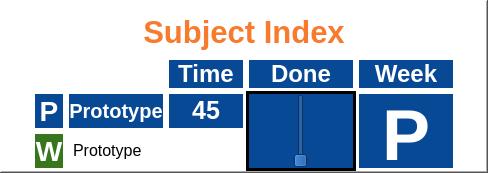
    <widget class="QFrame" name="Index">
     <property name="styleSheet">
      <string notr="true">
				background-color:  #FFFFFF


</string>
     </property>
     <property name="frameShape">
      <enum>QFrame::Shape::WinPanel</enum>
     </property>
     <property name="frameShadow">
      <enum>QFrame::Shadow::Raised</enum>
     </property>
     <layout class="QVBoxLayout" name="verticalLayout_4">
      <property name="spacing">
       <number>0</number>
      </property>
      <property name="leftMargin">
       <number>30</number>
      </property>
      <property name="topMargin">
       <number>5</number>
      </property>
      <property name="rightMargin">
       <number>30</number>
      </property>
      <property name="bottomMargin">
       <number>0</number>
      </property>
      <item>
       <widget class="QLabel" name="subjectLabel">
        <property name="sizePolicy">
         <sizepolicy hsizetype="Preferred" vsizetype="Fixed">
          <horstretch>0</horstretch>
          <verstretch>0</verstretch>
         </sizepolicy>
        </property>
        <property name="minimumSize">
         <size>
          <width>0</width>
          <height>50</height>
         </size>
        </property>
        <property name="maximumSize">
         <size>
          <width>16777215</width>
          <height>50</height>
         </size>
        </property>
        <property name="font">
         <font>
          <pointsize>23</pointsize>
          <bold>true</bold>
         </font>
        </property>
        <property name="styleSheet">
         <string notr="true">color:rgb(248, 122, 44)</string>
        </property>
        <property name="text">
         <string>Subject Index</string>
        </property>
        <property name="alignment">
         <set>Qt::AlignmentFlag::AlignCenter</set>
        </property>
        <property name="wordWrap">
         <bool>false</bool>
        </property>
        <property name="textInteractionFlags">
         <set>Qt::TextInteractionFlag::LinksAccessibleByMouse|Qt::TextInteractionFlag::TextSelectableByMouse</set>
        </property>
       </widget>
      </item>
      <item>
       <widget class="QWidget" name="typeLabels" native="true">
        <layout class="QHBoxLayout" name="horizontalLayout_8">
         <property name="spacing">
          <number>0</number>
         </property>
         <property name="leftMargin">
          <number>0</number>
         </property>
         <property name="topMargin">
          <number>0</number>
         </property>
         <property name="rightMargin">
          <number>0</number>
         </property>
         <property name="bottomMargin">
          <number>0</number>
         </property>
         <item>
          <spacer name="horizontalSpacer">
           <property name="orientation">
            <enum>Qt::Orientation::Horizontal</enum>
           </property>
           <property name="sizeHint" stdset="0">
            <size>
             <width>40</width>
             <height>20</height>
            </size>
           </property>
          </spacer>
         </item>
         <item>
          <widget class="QLabel" name="time">
           <property name="minimumSize">
            <size>
             <width>80</width>
             <height>0</height>
            </size>
           </property>
           <property name="maximumSize">
            <size>
             <width>80</width>
             <height>40</height>
            </size>
           </property>
           <property name="font">
            <font>
             <pointsize>18</pointsize>
             <bold>true</bold>
            </font>
           </property>
           <property name="styleSheet">
            <string notr="true">background-color: rgb(8, 73, 149);
                        color : white;
                        border-color : white;
                    </string>
           </property>
           <property name="frameShape">
            <enum>QFrame::Shape::Box</enum>
           </property>
           <property name="lineWidth">
            <number>3</number>
           </property>
           <property name="text">
            <string>Time</string>
           </property>
           <property name="alignment">
            <set>Qt::AlignmentFlag::AlignCenter</set>
           </property>
           <property name="textInteractionFlags">
            <set>Qt::TextInteractionFlag::LinksAccessibleByMouse|Qt::TextInteractionFlag::TextSelectableByMouse</set>
           </property>
          </widget>
         </item>
         <item>
          <widget class="QLabel" name="done">
           <property name="sizePolicy">
            <sizepolicy hsizetype="Fixed" vsizetype="Fixed">
             <horstretch>0</horstretch>
             <verstretch>0</verstretch>
            </sizepolicy>
           </property>
           <property name="minimumSize">
            <size>
             <width>110</width>
             <height>0</height>
            </size>
           </property>
           <property name="maximumSize">
            <size>
             <width>110</width>
             <height>40</height>
            </size>
           </property>
           <property name="font">
            <font>
             <pointsize>18</pointsize>
             <bold>true</bold>
            </font>
           </property>
           <property name="styleSheet">
            <string notr="true">background-color: rgb(8, 73, 149);
                        color : white;
                        border-color : white;
                    </string>
           </property>
           <property name="frameShape">
            <enum>QFrame::Shape::Box</enum>
           </property>
           <property name="lineWidth">
            <number>3</number>
           </property>
           <property name="text">
            <string>Done</string>
           </property>
           <property name="alignment">
            <set>Qt::AlignmentFlag::AlignCenter</set>
           </property>
           <property name="textInteractionFlags">
            <set>Qt::TextInteractionFlag::LinksAccessibleByMouse|Qt::TextInteractionFlag::TextSelectableByMouse</set>
           </property>
          </widget>
         </item>
         <item>
          <widget class="QLabel" name="week">
           <property name="minimumSize">
            <size>
             <width>100</width>
             <height>0</height>
            </size>
           </property>
           <property name="maximumSize">
            <size>
             <width>100</width>
             <height>40</height>
            </size>
           </property>
           <property name="font">
            <font>
             <pointsize>18</pointsize>
             <bold>true</bold>
            </font>
           </property>
           <property name="styleSheet">
            <string notr="true">background-color: rgb(8, 73, 149);
                        color : white;
                        border-color : white;
                    </string>
           </property>
           <property name="frameShape">
            <enum>QFrame::Shape::Box</enum>
           </property>
           <property name="lineWidth">
            <number>3</number>
           </property>
           <property name="text">
            <string>Week</string>
           </property>
           <property name="alignment">
            <set>Qt::AlignmentFlag::AlignCenter</set>
           </property>
           <property name="textInteractionFlags">
            <set>Qt::TextInteractionFlag::LinksAccessibleByMouse|Qt::TextInteractionFlag::TextSelectableByMouse</set>
           </property>
          </widget>
         </item>
        </layout>
       </widget>
      </item>
      <item>
       <widget class="QWidget" name="newGoal" native="true">
        <property name="sizePolicy">
         <sizepolicy hsizetype="Preferred" vsizetype="Maximum">
          <horstretch>0</horstretch>
          <verstretch>0</verstretch>
         </sizepolicy>
        </property>
        <layout class="QHBoxLayout" name="horizontalLayout_9">
         <property name="spacing">
          <number>0</number>
         </property>
         <property name="leftMargin">
          <number>0</number>
         </property>
         <property name="topMargin">
          <number>0</number>
         </property>
         <property name="rightMargin">
          <number>0</number>
         </property>
         <property name="bottomMargin">
          <number>0</number>
         </property>
         <item>
          <widget class="QWidget" name="goalStatic" native="true">
           <property name="sizePolicy">
            <sizepolicy hsizetype="Minimum" vsizetype="Preferred">
             <horstretch>0</horstretch>
             <verstretch>0</verstretch>
            </sizepolicy>
           </property>
           <layout class="QHBoxLayout" name="horizontalLayout_11">
            <property name="spacing">
             <number>0</number>
            </property>
            <property name="leftMargin">
             <number>0</number>
            </property>
            <property name="topMargin">
             <number>0</number>
            </property>
            <property name="rightMargin">
             <number>0</number>
            </property>
            <property name="bottomMargin">
             <number>0</number>
            </property>
            <item>
             <widget class="QWidget" name="labels" native="true">
              <property name="sizePolicy">
               <sizepolicy hsizetype="Preferred" vsizetype="Preferred">
                <horstretch>0</horstretch>
                <verstretch>0</verstretch>
               </sizepolicy>
              </property>
              <property name="maximumSize">
               <size>
                <width>90</width>
                <height>16777215</height>
               </size>
              </property>
              <layout class="QVBoxLayout" name="verticalLayout">
               <property name="spacing">
                <number>0</number>
               </property>
               <property name="leftMargin">
                <number>0</number>
               </property>
               <property name="topMargin">
                <number>0</number>
               </property>
               <property name="rightMargin">
                <number>0</number>
               </property>
               <property name="bottomMargin">
                <number>0</number>
               </property>
               <item>
                <widget class="QLabel" name="leraningGoal_2">
                 <property name="sizePolicy">
                  <sizepolicy hsizetype="Maximum" vsizetype="Minimum">
                   <horstretch>0</horstretch>
                   <verstretch>0</verstretch>
                  </sizepolicy>
                 </property>
                 <property name="minimumSize">
                  <size>
                   <width>0</width>
                   <height>40</height>
                  </size>
                 </property>
                 <property name="maximumSize">
                  <size>
                   <width>90</width>
                   <height>16777215</height>
                  </size>
                 </property>
                 <property name="font">
                  <font>
                   <pointsize>21</pointsize>
                   <bold>true</bold>
                  </font>
                 </property>
                 <property name="styleSheet">
                  <string notr="true">background-color: rgb(8, 73, 149);color : white;border-color : white;</string>
                 </property>
                 <property name="frameShape">
                  <enum>QFrame::Shape::Box</enum>
                 </property>
                 <property name="lineWidth">
                  <number>3</number>
                 </property>
                 <property name="text">
                  <string>P</string>
                 </property>
                 <property name="textFormat">
                  <enum>Qt::TextFormat::MarkdownText</enum>
                 </property>
                 <property name="alignment">
                  <set>Qt::AlignmentFlag::AlignCenter</set>
                 </property>
                 <property name="textInteractionFlags">
                  <set>Qt::TextInteractionFlag::LinksAccessibleByMouse|Qt::TextInteractionFlag::TextSelectableByMouse</set>
                 </property>
                </widget>
               </item>
               <item>
                <widget class="QLabel" name="label_17">
                 <property name="sizePolicy">
                  <sizepolicy hsizetype="Maximum" vsizetype="Minimum">
                   <horstretch>0</horstretch>
                   <verstretch>0</verstretch>
                  </sizepolicy>
                 </property>
                 <property name="minimumSize">
                  <size>
                   <width>0</width>
                   <height>40</height>
                  </size>
                 </property>
                 <property name="maximumSize">
                  <size>
                   <width>90</width>
                   <height>16777215</height>
                  </size>
                 </property>
                 <property name="font">
                  <font>
                   <pointsize>21</pointsize>
                   <bold>true</bold>
                  </font>
                 </property>
                 <property name="styleSheet">
                  <string notr="true">background-color:#38761d; border-width:3px; border-style:solid; border-color:#ffffff;color:#ffffff</string>
                 </property>
                 <property name="frameShape">
                  <enum>QFrame::Shape::Box</enum>
                 </property>
                 <property name="lineWidth">
                  <number>3</number>
                 </property>
                 <property name="text">
                  <string>W</string>
                 </property>
                 <property name="alignment">
                  <set>Qt::AlignmentFlag::AlignCenter</set>
                 </property>
                </widget>
               </item>
              </layout>
             </widget>
            </item>
            <item>
             <widget class="QWidget" name="text" native="true">
              <property name="sizePolicy">
               <sizepolicy hsizetype="Preferred" vsizetype="Preferred">
                <horstretch>0</horstretch>
                <verstretch>0</verstretch>
               </sizepolicy>
              </property>
              <layout class="QVBoxLayout" name="verticalLayout_7">
               <property name="spacing">
                <number>0</number>
               </property>
               <property name="leftMargin">
                <number>0</number>
               </property>
               <property name="topMargin">
                <number>0</number>
               </property>
               <property name="rightMargin">
                <number>0</number>
               </property>
               <property name="bottomMargin">
                <number>0</number>
               </property>
               <item>
                <widget class="QWidget" name="head" native="true">
                 <property name="sizePolicy">
                  <sizepolicy hsizetype="Preferred" vsizetype="Preferred">
                   <horstretch>0</horstretch>
                   <verstretch>0</verstretch>
                  </sizepolicy>
                 </property>
                 <property name="minimumSize">
                  <size>
                   <width>0</width>
                   <height>40</height>
                  </size>
                 </property>
                 <property name="cursor">
                  <cursorShape>ArrowCursor</cursorShape>
                 </property>
                 <layout class="QHBoxLayout" name="horizontalLayout_12">
                  <property name="spacing">
                   <number>0</number>
                  </property>
                  <property name="leftMargin">
                   <number>0</number>
                  </property>
                  <property name="topMargin">
                   <number>0</number>
                  </property>
                  <property name="rightMargin">
                   <number>0</number>
                  </property>
                  <property name="bottomMargin">
                   <number>0</number>
                  </property>
                  <item>
                   <widget class="QLabel" name="goalName_3">
                    <property name="sizePolicy">
                     <sizepolicy hsizetype="Minimum" vsizetype="Minimum">
                      <horstretch>0</horstretch>
                      <verstretch>0</verstretch>
                     </sizepolicy>
                    </property>
                    <property name="minimumSize">
                     <size>
                      <width>0</width>
                      <height>40</height>
                     </size>
                    </property>
                    <property name="maximumSize">
                     <size>
                      <width>16777215</width>
                      <height>16777215</height>
                     </size>
                    </property>
                    <property name="font">
                     <font>
                      <pointsize>15</pointsize>
                      <bold>true</bold>
                     </font>
                    </property>
                    <property name="styleSheet">
                     <string notr="true">background-color: rgb(8, 73, 149);color : white;border-color : white;</string>
                    </property>
                    <property name="frameShape">
                     <enum>QFrame::Shape::Box</enum>
                    </property>
                    <property name="lineWidth">
                     <number>3</number>
                    </property>
                    <property name="text">
                     <string>Prototype</string>
                    </property>
                    <property name="textFormat">
                     <enum>Qt::TextFormat::MarkdownText</enum>
                    </property>
                    <property name="alignment">
                     <set>Qt::AlignmentFlag::AlignCenter</set>
                    </property>
                    <property name="textInteractionFlags">
                     <set>Qt::TextInteractionFlag::LinksAccessibleByMouse|Qt::TextInteractionFlag::TextSelectableByMouse</set>
                    </property>
                   </widget>
                  </item>
                  <item>
                   <widget class="QLabel" name="goalTime_2">
                    <property name="enabled">
                     <bool>true</bool>
                    </property>
                    <property name="sizePolicy">
                     <sizepolicy hsizetype="Fixed" vsizetype="Minimum">
                      <horstretch>0</horstretch>
                      <verstretch>0</verstretch>
                     </sizepolicy>
                    </property>
                    <property name="minimumSize">
                     <size>
                      <width>80</width>
                      <height>40</height>
                     </size>
                    </property>
                    <property name="maximumSize">
                     <size>
                      <width>80</width>
                      <height>16777215</height>
                     </size>
                    </property>
                    <property name="font">
                     <font>
                      <pointsize>19</pointsize>
                      <bold>true</bold>
                     </font>
                    </property>
                    <property name="styleSheet">
                     <string notr="true">background-color: rgb(8, 73, 149);color : white;border-color : white;</string>
                    </property>
                    <property name="frameShape">
                     <enum>QFrame::Shape::Box</enum>
                    </property>
                    <property name="lineWidth">
                     <number>3</number>
                    </property>
                    <property name="text">
                     <string>45</string>
                    </property>
                    <property name="textFormat">
                     <enum>Qt::TextFormat::MarkdownText</enum>
                    </property>
                    <property name="alignment">
                     <set>Qt::AlignmentFlag::AlignCenter</set>
                    </property>
                    <property name="textInteractionFlags">
                     <set>Qt::TextInteractionFlag::LinksAccessibleByMouse|Qt::TextInteractionFlag::TextSelectableByMouse</set>
                    </property>
                   </widget>
                  </item>
                 </layout>
                </widget>
               </item>
               <item>
                <widget class="QLabel" name="taskText">
                 <property name="sizePolicy">
                  <sizepolicy hsizetype="Minimum" vsizetype="Minimum">
                   <horstretch>0</horstretch>
                   <verstretch>0</verstretch>
                  </sizepolicy>
                 </property>
                 <property name="minimumSize">
                  <size>
                   <width>0</width>
                   <height>40</height>
                  </size>
                 </property>
                 <property name="font">
                  <font>
                   <pointsize>12</pointsize>
                  </font>
                 </property>
                 <property name="layoutDirection">
                  <enum>Qt::LayoutDirection::LeftToRight</enum>
                 </property>
                 <property name="styleSheet">
                  <string notr="true">background-color:#ffffff; border-width:3px; border-style:solid; border-color:#ffffff;color:#000000</string>
                 </property>
                 <property name="frameShape">
                  <enum>QFrame::Shape::Box</enum>
                 </property>
                 <property name="lineWidth">
                  <number>3</number>
                 </property>
                 <property name="text">
                  <string>&lt;html&gt;&lt;head/&gt;&lt;body&gt;&lt;p&gt;Prototype&lt;/p&gt;&lt;/body&gt;&lt;/html&gt;</string>
                 </property>
                </widget>
               </item>
              </layout>
             </widget>
            </item>
           </layout>
          </widget>
         </item>
         <item>
          <widget class="QWidget" name="goalDynamic" native="true">
           <property name="sizePolicy">
            <sizepolicy hsizetype="Maximum" vsizetype="Preferred">
             <horstretch>0</horstretch>
             <verstretch>0</verstretch>
            </sizepolicy>
           </property>
           <layout class="QHBoxLayout" name="horizontalLayout_15">
            <property name="spacing">
             <number>0</number>
            </property>
            <property name="sizeConstraint">
             <enum>QLayout::SizeConstraint::SetDefaultConstraint</enum>
            </property>
            <property name="leftMargin">
             <number>0</number>
            </property>
            <property name="topMargin">
             <number>0</number>
            </property>
            <property name="rightMargin">
             <number>0</number>
            </property>
            <property name="bottomMargin">
             <number>0</number>
            </property>
            <item>
             <widget class="QFrame" name="slider_2">
              <property name="sizePolicy">
               <sizepolicy hsizetype="Fixed" vsizetype="Ignored">
                <horstretch>0</horstretch>
                <verstretch>0</verstretch>
               </sizepolicy>
              </property>
              <property name="minimumSize">
               <size>
                <width>110</width>
                <height>40</height>
               </size>
              </property>
              <property name="maximumSize">
               <size>
                <width>110</width>
                <height>16777215</height>
               </size>
              </property>
              <property name="styleSheet">
               <string notr="true">background-color: rgb(8, 73, 149);</string>
              </property>
              <property name="frameShape">
               <enum>QFrame::Shape::Box</enum>
              </property>
              <property name="frameShadow">
               <enum>QFrame::Shadow::Plain</enum>
              </property>
              <property name="lineWidth">
               <number>3</number>
              </property>
              <layout class="QHBoxLayout" name="horizontalLayout_13">
               <property name="spacing">
                <number>0</number>
               </property>
               <property name="sizeConstraint">
                <enum>QLayout::SizeConstraint::SetNoConstraint</enum>
               </property>
               <property name="leftMargin">
                <number>0</number>
               </property>
               <property name="topMargin">
                <number>0</number>
               </property>
               <property name="rightMargin">
                <number>0</number>
               </property>
               <property name="bottomMargin">
                <number>0</number>
               </property>
               <item>
                <widget class="QSlider" name="verticalSlider_2">
                 <property name="sizePolicy">
                  <sizepolicy hsizetype="Fixed" vsizetype="Maximum">
                   <horstretch>0</horstretch>
                   <verstretch>0</verstretch>
                  </sizepolicy>
                 </property>
                 <property name="minimumSize">
                  <size>
                   <width>0</width>
                   <height>30</height>
                  </size>
                 </property>
                 <property name="orientation">
                  <enum>Qt::Orientation::Vertical</enum>
                 </property>
                </widget>
               </item>
              </layout>
             </widget>
            </item>
            <item>
             <widget class="QLabel" name="week_3">
              <property name="sizePolicy">
               <sizepolicy hsizetype="Preferred" vsizetype="Ignored">
                <horstretch>0</horstretch>
                <verstretch>0</verstretch>
               </sizepolicy>
              </property>
              <property name="minimumSize">
               <size>
                <width>100</width>
                <height>40</height>
               </size>
              </property>
              <property name="maximumSize">
               <size>
                <width>100</width>
                <height>16777215</height>
               </size>
              </property>
              <property name="font">
               <font>
                <pointsize>54</pointsize>
                <bold>true</bold>
               </font>
              </property>
              <property name="styleSheet">
               <string notr="true">background-color: rgb(8, 73, 149);color : white;border-color : white;</string>
              </property>
              <property name="frameShape">
               <enum>QFrame::Shape::Box</enum>
              </property>
              <property name="lineWidth">
               <number>3</number>
              </property>
              <property name="text">
               <string>P</string>
              </property>
              <property name="textFormat">
               <enum>Qt::TextFormat::MarkdownText</enum>
              </property>
              <property name="alignment">
               <set>Qt::AlignmentFlag::AlignCenter</set>
              </property>
              <property name="textInteractionFlags">
               <set>Qt::TextInteractionFlag::LinksAccessibleByMouse|Qt::TextInteractionFlag::TextSelectableByMouse</set>
              </property>
             </widget>
            </item>
           </layout>
          </widget>
         </item>
        </layout>
       </widget>
      </item>
     </layout>
    </widget>
